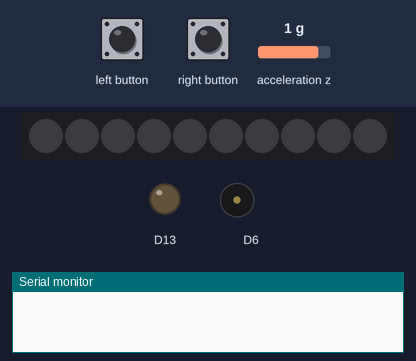
Simulated run of this sketch. Board: Adafruit Circuit Playground Express. On the bench: 10 RGB LEDs in strip order, left to right, output pins drawn as LEDs (lit = HIGH), buzzer (waves = sounding), the last lines printed to the serial monitor. The inputs (shaded band) are chosen by the test bench; at power-on: acceleration z 1 g. Dim RGB values are drawn brighter than linear; random numbers use the default seed unless the sketch sets one.

Above: at 1.2 s.
1.3 s: left button pressed for 0.15 s
At 2.5 s:
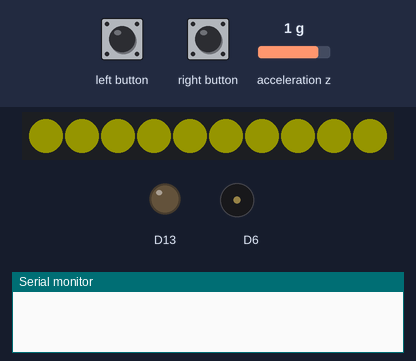
4.4 s: right button pressed for 1 s
8.4 s: right button pressed for 0.15 s
At 10.3 s:
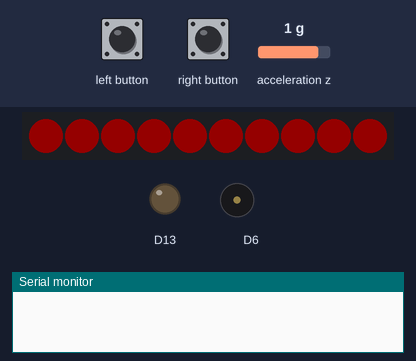
14.2 s: left button pressed for 1 s
At 14.9 s:
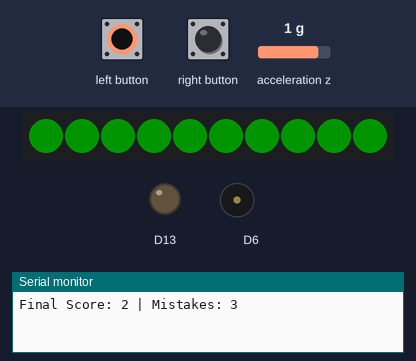
16.8 s: left button pressed for 3.2 s
Timing chart, 0 to 22.5 s (numbered marks = the images above; inputs shaded):
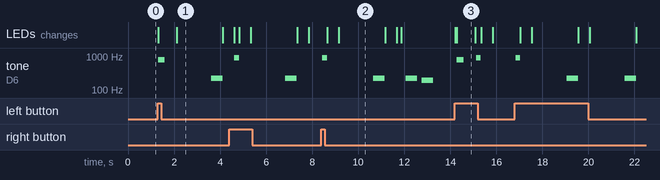

Measured:
- after the input at 1.3 s, tone on D6: silent → 784 Hz at once, → silent 0.30 s later, → 220 Hz 2.0 s later, → silent 0.50 s later; the LEDs: first change at once (image 1 shows a later state)
- after the input at 14.2 s, tone on D6: silent → 784 Hz after 0.07 s, → silent 0.30 s later, → 880 Hz 0.56 s later, → silent 0.20 s later; the LEDs: first change at once (image 3 shows a later state)
- what the display in image 1 shows lasts 2.0 s, from 2.1 s to 4.1 s
- what the display in image 3 shows lasts 0.8 s, from 14.3 s to 15.1 s

The sketch:

Week10Studio.ino
```cpp
#include <Adafruit_CircuitPlayground.h>

// Game Settings
const float LEVEL_DELAYS[] = {1.5, 1.0, 0.5};  // Delay times for each level
const int POINTS_TO_LEVEL_UP = 10;            // CHANGED: Level up every 10 points
const int MAX_POINTS = 50;                    // ADDED: Win condition
const int MAX_MISTAKES = 3;
const int SHAKE_THRESHOLD = 18;

// Game Variables
bool gameActive = false;
int currentLevel = 0;
int score = 0;
int mistakes = 0;
unsigned long lastLightTime = 0;
String currentColor = "";
bool waitingForInput = false;

// Colors
const uint32_t RED = CircuitPlayground.strip.Color(255, 0, 0);
const uint32_t BLUE = CircuitPlayground.strip.Color(0, 0, 255);
const uint32_t YELLOW = CircuitPlayground.strip.Color(255, 255, 0);
const uint32_t GREEN = CircuitPlayground.strip.Color(0, 255, 0);
const uint32_t CYAN = CircuitPlayground.strip.Color(0, 255, 255);
const uint32_t OFF = CircuitPlayground.strip.Color(0, 0, 0);

void showAllPixels(uint32_t color) {
  for (int i = 0; i < 10; i++) {
    CircuitPlayground.setPixelColor(i, color);
  }
}

void clearPixels() {
  showAllPixels(OFF);
}

void playSound(bool success) {
  if (success) {
    CircuitPlayground.playTone(880, 200);
  } else {
    CircuitPlayground.playTone(220, 500);
  }
}

void startGame() {
  gameActive = true;
  currentLevel = 0;
  score = 0;
  mistakes = 0;
  showAllPixels(GREEN);
  CircuitPlayground.playTone(784, 300);
  delay(500);
  clearPixels();
  startRound();
}

void startRound() {
  int colorChoice = random(3);
  switch (colorChoice) {
    case 0: currentColor = "red"; showAllPixels(RED); break;
    case 1: currentColor = "blue"; showAllPixels(BLUE); break;
    case 2: currentColor = "yellow"; showAllPixels(YELLOW); break;
  }
  lastLightTime = millis();
  waitingForInput = true;
}

void playVictoryTune() {
  CircuitPlayground.playTone(988, 200);
  delay(200);
  CircuitPlayground.playTone(1175, 200);
  delay(200);
  CircuitPlayground.playTone(1319, 400);
}

void endGame() {
  gameActive = false;
  clearPixels();
  delay(500);

  int pixelsToLight = min(score, 10);
  for (int i = 0; i < pixelsToLight; i++) {
    CircuitPlayground.setPixelColor(i, CYAN);
    delay(200);
  }

  Serial.begin(9600);
  Serial.print("Final Score: ");
  Serial.print(score);
  Serial.print(" | Mistakes: ");
  Serial.println(mistakes);

  if (score >= MAX_POINTS) {
    playVictoryTune();  // ADDED: happy sound on win
  } else {
    CircuitPlayground.playTone(220, 500);
    delay(200);
    CircuitPlayground.playTone(196, 500);
  }

  while (!CircuitPlayground.leftButton()) {
    delay(50);
  }
  clearPixels();
}

void checkInput() {
  if (!waitingForInput || !gameActive) return;

  float reactionTime = (millis() - lastLightTime) / 1000.0;
  float timeLimit = LEVEL_DELAYS[currentLevel];

  bool correct = false;
  if (currentColor == "red" && CircuitPlayground.leftButton()) {
    correct = true;
  } else if (currentColor == "blue" && CircuitPlayground.rightButton()) {
    correct = true;
  } else if (currentColor == "yellow" && abs(CircuitPlayground.motionZ()) > SHAKE_THRESHOLD) {
    correct = true;
  }

  if (!correct && !(reactionTime > timeLimit)) return;

  if (correct && reactionTime <= timeLimit) {
    score++;
    playSound(true);

    if (score >= MAX_POINTS) {      // ADDED: End on win
      endGame();
      return;
    }

    if (score >= (currentLevel + 1) * POINTS_TO_LEVEL_UP && currentLevel < 2) {
      currentLevel++;
      CircuitPlayground.playTone(988, 200);
      delay(200);
      CircuitPlayground.playTone(1318, 300);
      delay(300);
    }
  } else {
    mistakes++;
    playSound(false);
    if (mistakes >= MAX_MISTAKES) {
      endGame();
      return;
    }
  }

  waitingForInput = false;
  clearPixels();
  delay(500);
  startRound();
}

void checkTimeout() {
  if (!waitingForInput || !gameActive) return;

  if ((millis() - lastLightTime) / 1000.0 > LEVEL_DELAYS[currentLevel]) {
    mistakes++;
    playSound(false);
    waitingForInput = false;
    clearPixels();

    if (mistakes >= MAX_MISTAKES) {
      endGame();
    } else {
      delay(500);
      startRound();
    }
  }
}

void setup() {
  CircuitPlayground.begin();
  Serial.begin(9600);
  randomSeed(analogRead(0));
}

void loop() {
  if (!gameActive) {
    if (CircuitPlayground.leftButton()) {
      startGame();
    }
  } else {
    checkTimeout();
    checkInput();
  }

  delay(50);
}
```
